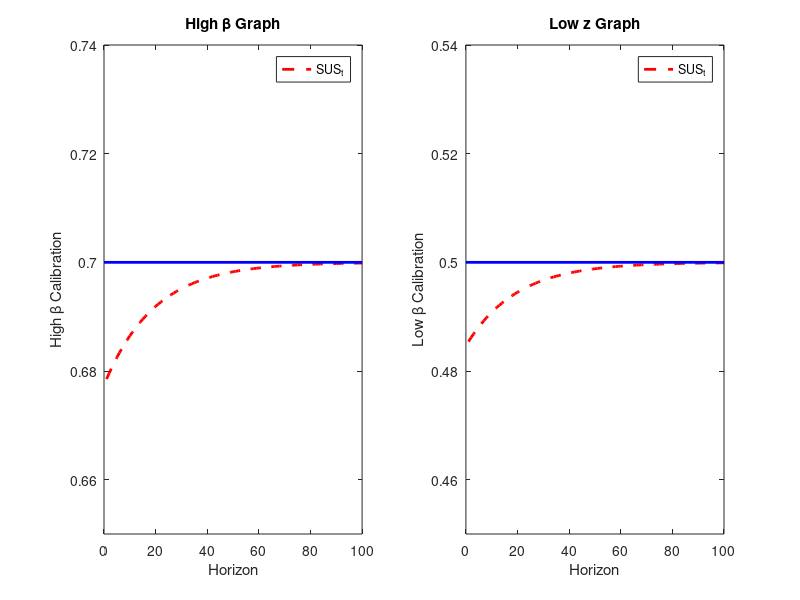

MATLAB code for this plot:
clc;
clear
cd /Users/matt/Desktop/Advanced_Macro/HW/HW5
%set parameters (pre change)
Beta=.99;
z=.005;
SUSbar=.5;
kt=@(k) .95*k;
kBarOld = exp(1.66);

%initalize High Beta
SUSt_problem_1= zeros(101,1);
ktm1vals_problem_1=zeros(101,1);
kbarNew=exp(1.78);
SUSt=@(k) .7+(.19*k);
SUSbar=.7;
ktm1vals_problem_1(1) = (kBarOld/kbarNew)-1;
%insert simulation below
SUSt_problem_1(1)=SUSt(ktm1vals_problem_1(1));
for i=2:101
    ktm1vals_problem_1(i) = kt(ktm1vals_problem_1(i-1));
    SUSt_problem_1(i)=SUSt(ktm1vals_problem_1(i));
end

%% time for low z
clf; clc;
ktm1vals_problem_2=zeros(101,1);
SUSt_problem_2= zeros(101,1);
kbarNew=exp(1.77);
SUSt=@(k) .5+(.14*k);
SUSbar=.5;
ktm1vals_problem_2(1) = (kBarOld/kbarNew)-1;
%insert simulation below
SUSt_problem_2(1)=SUSt(ktm1vals_problem_2(1));
for i=2:101
    ktm1vals_problem_2(i) = kt(ktm1vals_problem_2(i-1));
    SUSt_problem_2(i)=SUSt(ktm1vals_problem_2(i));
end
subplot(1,2,1)
plot(SUSt_problem_1,'--r','linewidth',2)
hold on 
x = [0,100];
y = [0.7, 0.7];
plot(x,y,'b','lineWidth',2);
title('High \beta Graph')
ylabel('High \beta Calibration')
xlabel('Horizon')
legend('SUS_t')
axis([0 100 0.65 0.74])

subplot(1,2,2)
plot(SUSt_problem_2,'--r','linewidth',2)
hold on 
x = [0,100];
y = [0.5, 0.5];
plot(x,y,'b','lineWidth',2);
title('Low z Graph')
ylabel('Low \beta Calibration')
xlabel('Horizon')
legend('SUS_t')
axis([0 100 0.45 0.54])
saveas(gcf,'Q1_figure.png');

